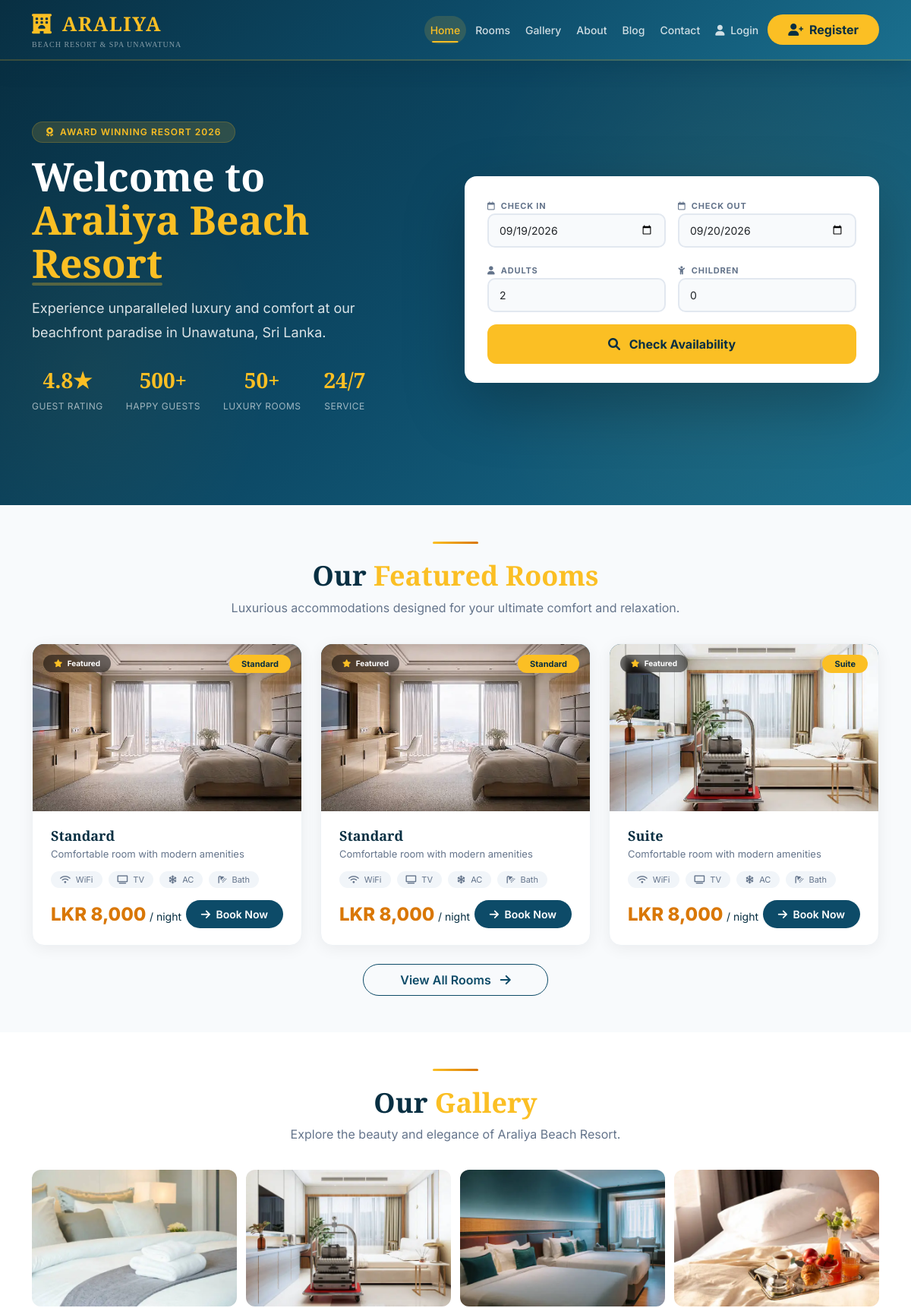
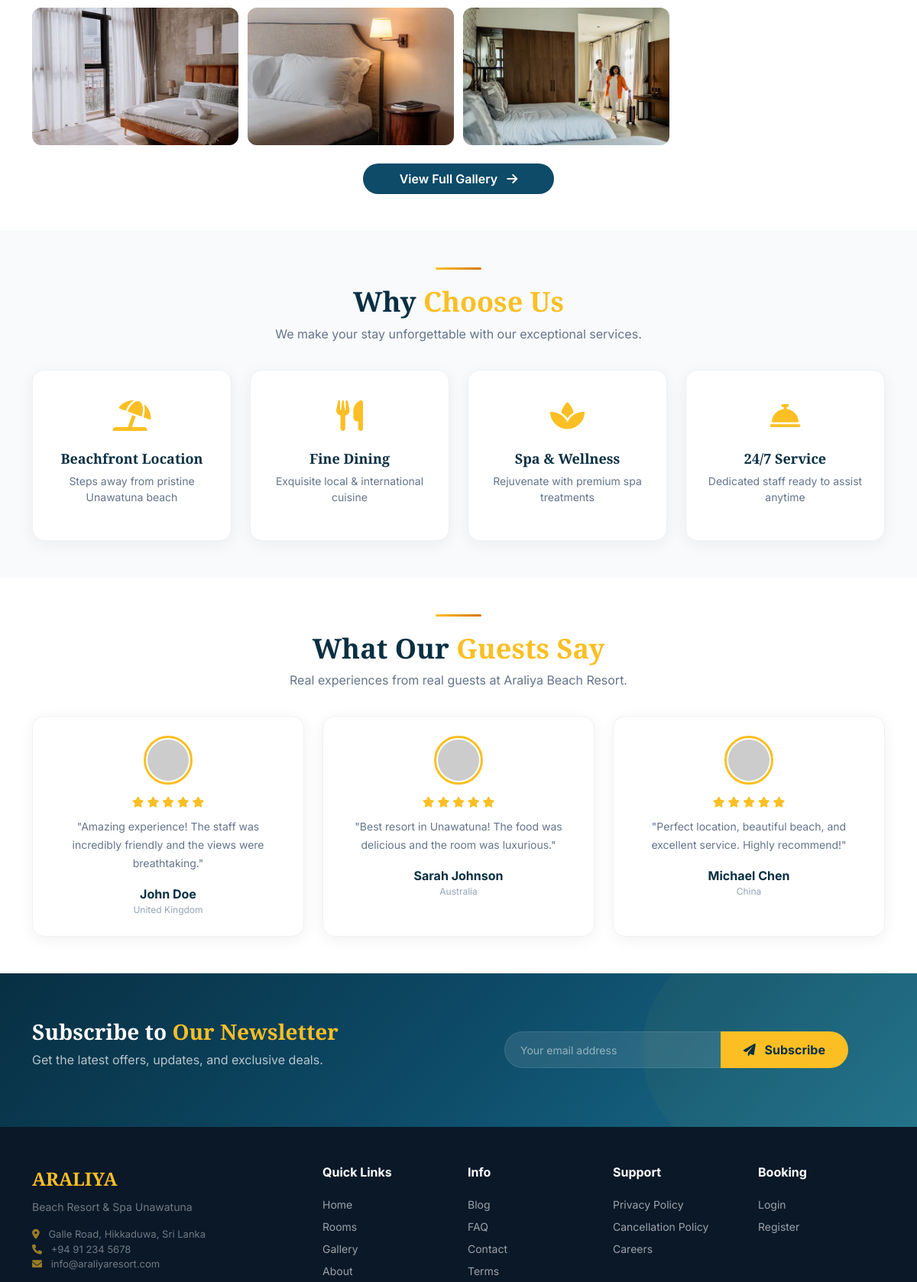
The page /public/index.php (upper part) on the database its author committed (2 pictures, top to bottom).
### tables this page shows
CREATE TABLE `hotel_settings` (
  `id` int(11) NOT NULL,
  `hotel_name` varchar(100) NOT NULL,
  `address` text NOT NULL,
  `phone` varchar(20) NOT NULL,
  `tax_percentage` decimal(5,2) DEFAULT 0.00,
  `service_charge_percentage` decimal(5,2) DEFAULT 0.00
);

CREATE TABLE `rooms` (
  `room_id` int(11) NOT NULL,
  `room_number` varchar(10) NOT NULL,
  `room_type` varchar(50) DEFAULT NULL,
  `status` enum('available','occupied','cleaning','maintenance') DEFAULT 'available'
);

### public/index.php (the view, shortened to what the rows shown need)
<?php
include '../includes/db.php';
$rooms = [];
$room_query = $conn->query("
    SELECT r.*, rt.type_name, rt.base_price, rt.season_price, rt.description as room_desc, rt.image as room_image
    FROM rooms r
    LEFT JOIN room_types rt ON r.room_type = rt.type_name
    WHERE r.status = 'available'
    ORDER BY rt.base_price ASC
");
while($room = $room_query->fetch_assoc()) {
    $rooms[] = $room;
}
$featured_rooms = array_slice($rooms, 0, 3);
$image_number_map = array(
    'standard' => 1,
    'deluxe' => 2,
    'suite' => 3,
    'luxury suite' => 4,
    'apartment' => 5,
    'executive' => 6,
    'family' => 7,
    'twin' => 8
);
$hotel = $conn->query("SELECT * FROM hotel_settings LIMIT 1")->fetch_assoc();
$hotel_name = isset($hotel['hotel_name']) ? $hotel['hotel_name'] : 'Araliya Beach Resort';
$hotel_address = isset($hotel['address']) ? $hotel['address'] : 'Galle Road, Unawatuna, Sri Lanka';
$hotel_phone = isset($hotel['phone']) ? $hotel['phone'] : '+94 91 234 5678';
?>
<!DOCTYPE html>
<html lang="en">
<head>
    <link href="https://cdn.jsdelivr.net/npm/bootstrap@5.3.0/dist/css/bootstrap.min.css" rel="stylesheet">
    <link rel="stylesheet" href="https://cdnjs.cloudflare.com/ajax/libs/font-awesome/6.0.0/css/all.min.css">
</head>
<body>
<section class="hero">
    <div class="container">
        <div class="row align-items-center">
            <div class="col-lg-6 mb-4 mb-lg-0">
                <h1>Welcome to <br><span class="highlight"><?php echo $hotel_name; ?></span></h1>
            </div>
        </div>
    </div>
</section>
<section class="py-5">
    <div class="container">
        <div class="text-center">
            <h2 class="section-title">Our <span class="highlight">Featured Rooms</span></h2>
        </div>
        <div class="row g-4">
            <?php if(empty($featured_rooms)): ?>
                <div class="col-12 text-center py-5">
                    <i class="fas fa-bed fa-4x text-muted mb-3"></i>
                    <h4>No rooms available right now</h4>
                    <p class="text-muted">Please check back later or contact us directly.</p>
                </div>
            <?php else: ?>
                <?php foreach($featured_rooms as $room):
                    $room_type_lower = strtolower(trim(isset($room['room_type']) ? $room['room_type'] : 'standard'));
                    $image_num = 1;
                    foreach($image_number_map as $key => $num) {
                        if(strpos($room_type_lower, $key) !== false) { $image_num = $num; break; }
                    }
                    $image_path = 'uploads/rooms/' . $image_num . '.webp';
                ?>
                <div class="col-md-4">
                    <div class="room-card">
                        <div class="room-image">
                            <?php if(!empty($image_path)): ?>
                                <img src="<?php echo $image_path; ?>" alt="<?php echo htmlspecialchars(isset($room['room_type']) ? $room['room_type'] : 'Standard Room'); ?>" loading="lazy">
                            <?php else: ?>
                                <i class="fas fa-hotel" style="font-size: 56px; opacity: 0.3;"></i>
                            <?php endif; ?>
                            <span class="room-badge"><?php echo htmlspecialchars(isset($room['room_type']) ? $room['room_type'] : 'Standard'); ?></span>
                            <span class="featured-badge"><i class="fas fa-star me-1" style="color: var(--gold);"></i> Featured</span>
                        </div>
                        <div class="room-body">
                            <h5 class="room-name"><?php echo htmlspecialchars(isset($room['room_type']) ? $room['room_type'] : 'Standard Room'); ?></h5>
                            <p class="room-desc"><?php echo htmlspecialchars(isset($room['room_desc']) ? $room['room_desc'] : 'Comfortable room with modern amenities'); ?></p>
                            <div class="room-amenities">
                                <span><i class="fas fa-wifi"></i> WiFi</span>
                                <span><i class="fas fa-tv"></i> TV</span>
                                <span><i class="fas fa-snowflake"></i> AC</span>
                                <span><i class="fas fa-shower"></i> Bath</span>
                            </div>
                            <div class="d-flex justify-content-between align-items-center mt-3">
                                <div>
                                    <span class="room-price">LKR <?php echo number_format(isset($room['base_price']) ? $room['base_price'] : 8000, 0); ?></span>
                                    <small>/ night</small>
                                </div>
                                <a href="room-details.php?id=<?php echo $room['room_id']; ?>" class="btn-book-room">
                                    <i class="fas fa-arrow-right me-1"></i> Book Now
                                </a>
                            </div>
                        </div>
                    </div>
                </div>
                <?php endforeach; ?>
            <?php endif; ?>
        </div>
    </div>
</section>
<section class="gallery-section py-5">
    <div class="container">
        <div class="text-center">
            <div class="section-divider"></div>
            <h2 class="section-title">Our <span class="highlight">Gallery</span></h2>
            <p class="section-subtitle">Explore the beauty and elegance of <?php echo $hotel_name; ?>.</p>
        </div>
    </div>
</section>
<section class="why-us-section py-5">
    <div class="container">
        <div class="text-center">
            <h2 class="section-title">Why <span class="highlight">Choose Us</span></h2>
        </div>
    </div>
</section>
<section class="py-5" style="background: var(--white);">
    <div class="container">
        <div class="text-center">
            <div class="section-divider"></div>
            <h2 class="section-title">What Our <span class="highlight">Guests Say</span></h2>
            <p class="section-subtitle">Real experiences from real guests at <?php echo $hotel_name; ?>.</p>
        </div>
    </div>
</section>
<footer class="footer">
    <div class="container">
        <div class="row g-4">
            <div class="col-lg-4">
                <div class="brand">ARALIYA</div>
                <p style="font-size: 14px; opacity: 0.6; margin-top: 8px;">Beach Resort &amp; Spa Unawatuna</p>
                <p style="font-size: 13px; opacity: 0.6;">
                    <i class="fas fa-map-marker-alt me-2" style="color: var(--gold);"></i> <?php echo $hotel_address; ?><br>
                    <i class="fas fa-phone me-2" style="color: var(--gold);"></i> <?php echo $hotel_phone; ?><br>
                    <i class="fas fa-envelope me-2" style="color: var(--gold);"></i> info@araliyaresort.com
                </p>
            </div>
        </div>
    </div>
</footer>
</body>
</html>

### rows shown on the page
hotel_settings: hotel_name "Araliya Beach Resort", address "Galle Road, Hikkaduwa, Sri Lanka", phone "+94 91 234 5678"
rooms: room_type "Standard", room_desc "Comfortable room with modern amenities", base_price "8,000"
rooms: room_type "Standard", room_desc "Comfortable room with modern amenities", base_price "8,000"
rooms: shows a picture, room_type "Suite", room_desc "Comfortable room with modern amenities", base_price "8,000"

### other values the page prints
$testimonial['text'] "Amazing experience! The staff was incredibly friendly and the views were breathtaking."
$testimonial['name'] "John Doe"
$testimonial['country'] "United Kingdom"
$testimonial['text'] "Best resort in Unawatuna! The food was delicious and the room was luxurious."
$testimonial['name'] "Sarah Johnson"
$testimonial['country'] "Australia"
$testimonial['text'] "Perfect location, beautiful beach, and excellent service. Highly recommend!"
$testimonial['name'] "Michael Chen"
$testimonial['country'] "China"
